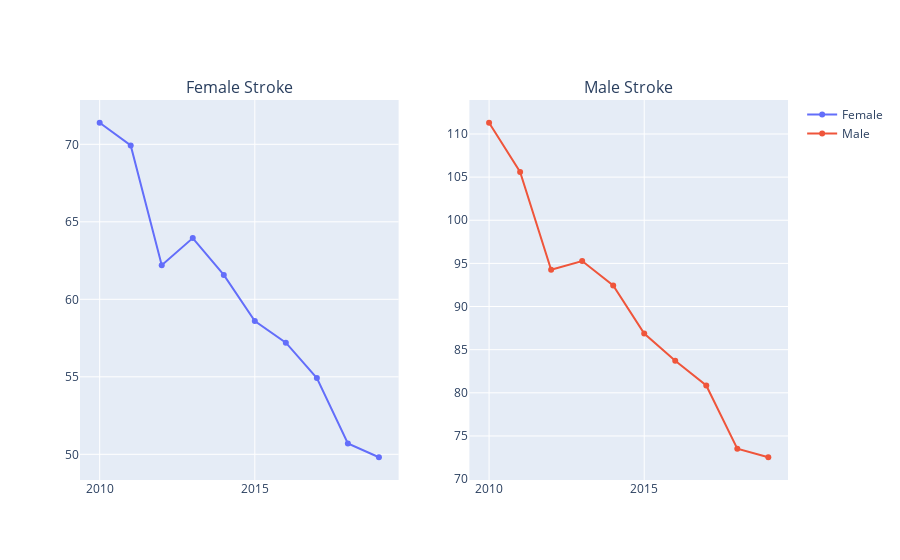

The notebook cell this image was saved under:
### Code cell
fig = make_subplots(rows=1, cols=2, subplot_titles=["Female Stroke", "Male Stroke"])

fig.add_trace(go.Line(x=japan_f['Year'], y=japan_f['Stroke'], name='Female'), row=1, col=1)
fig.add_trace(go.Line(x=japan_m['Year'], y=japan_m['Stroke'], name='Male'), row=1, col=2)

#fig.update_layout(height=400, width=900, showlegend=False)
fig.show()

### Figure 1 — Plotly figure (JSON) as saved in the notebook; plotly's stock layout.template omitted (floating-point values rounded to 4 significant figures)
{"data": [{"name": "Female", "type": "scatter", "x": [2010, 2011, 2012, 2013, 2014, 2015, 2016, 2017, 2018, 2019], "xaxis": "x", "y": [71.39, 69.93, 62.2, 63.95, 61.57, 58.6, 57.2, 54.92, 50.7, 49.81], "yaxis": "y"}, {"name": "Male", "type": "scatter", "x": [2010, 2011, 2012, 2013, 2014, 2015, 2016, 2017, 2018, 2019], "xaxis": "x2", "y": [111.3, 105.6, 94.27, 95.27, 92.45, 86.86, 83.72, 80.85, 73.52, 72.53], "yaxis": "y2"}], "layout": {"annotations": [{"font": {"size": 16}, "showarrow": false, "text": "Female Stroke", "x": 0.225, "xanchor": "center", "xref": "paper", "y": 1, "yanchor": "bottom", "yref": "paper"}, {"font": {"size": 16}, "showarrow": false, "text": "Male Stroke", "x": 0.775, "xanchor": "center", "xref": "paper", "y": 1, "yanchor": "bottom", "yref": "paper"}], "xaxis": {"anchor": "y", "domain": [0, 0.45]}, "xaxis2": {"anchor": "y2", "domain": [0.55, 1]}, "yaxis": {"anchor": "x", "domain": [0, 1]}, "yaxis2": {"anchor": "x2", "domain": [0, 1]}}}
